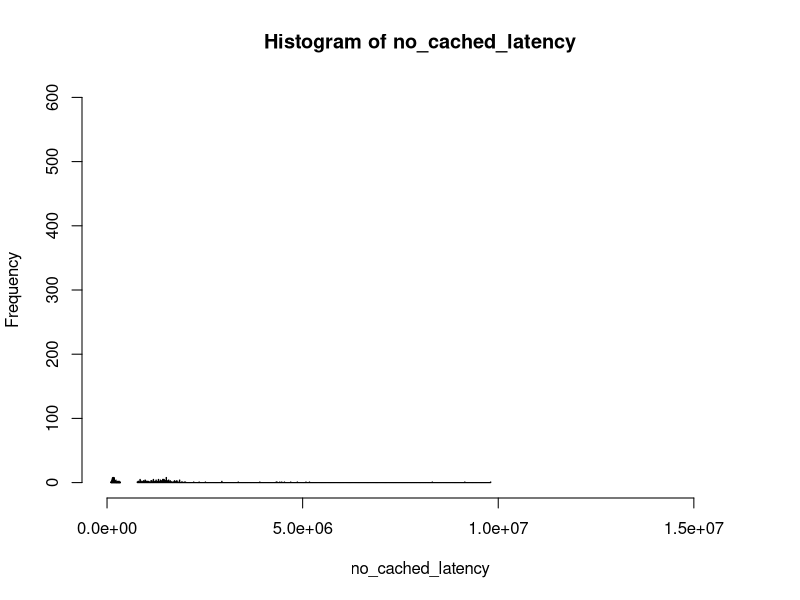

Recreate this plot in R.
dat <- read.csv("latencies.csv")

cached_latency = unlist(na.omit(dat[1]))
no_cached_latency = unlist(na.omit(dat[2]))

pdf("histogram.pdf")
hist(no_cached_latency, breaks=1000, col='black', xlim=c(0, 16000000), ylim=c(0, 600))
hist(cached_latency, breaks=100, col='green', add=T)
dev.off()